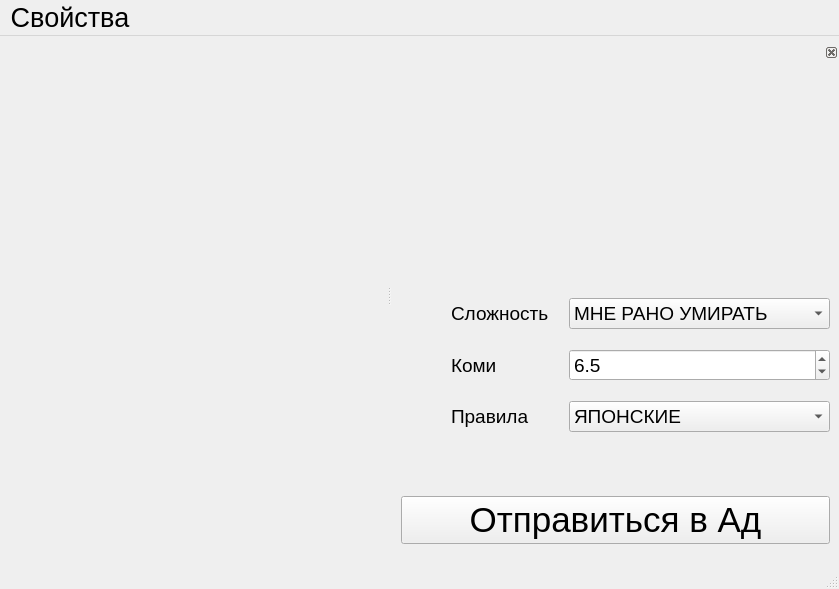
<?xml version="1.0" encoding="UTF-8"?>
<ui version="4.0">
 <class>MainWindow</class>
 <widget class="QMainWindow" name="MainWindow">
  <property name="geometry">
   <rect>
    <x>0</x>
    <y>0</y>
    <width>839</width>
    <height>589</height>
   </rect>
  </property>
  <property name="font">
   <font>
    <pointsize>20</pointsize>
   </font>
  </property>
  <property name="windowTitle">
   <string>BinGo</string>
  </property>
  <widget class="QWidget" name="centralwidget">
   <layout class="QVBoxLayout" name="verticalLayout"/>
  </widget>
  <widget class="QMenuBar" name="menubar">
   <property name="geometry">
    <rect>
     <x>0</x>
     <y>0</y>
     <width>839</width>
     <height>33</height>
    </rect>
   </property>
   <widget class="QMenu" name="menu">
    <property name="title">
     <string>Свойства</string>
    </property>
    <addaction name="action"/>
   </widget>
   <addaction name="menu"/>
  </widget>
  <widget class="QStatusBar" name="statusbar"/>
  <widget class="QDockWidget" name="dockWidget">
   <property name="features">
    <set>QDockWidget::DockWidgetFeature::DockWidgetClosable|QDockWidget::DockWidgetFeature::DockWidgetMovable</set>
   </property>
   <property name="allowedAreas">
    <set>Qt::DockWidgetArea::LeftDockWidgetArea|Qt::DockWidgetArea::RightDockWidgetArea</set>
   </property>
   <attribute name="dockWidgetArea">
    <number>2</number>
   </attribute>
   <widget class="QWidget" name="dockWidgetContents">
    <layout class="QVBoxLayout" name="verticalLayout_2">
     <property name="spacing">
      <number>20</number>
     </property>
     <property name="bottomMargin">
      <number>9</number>
     </property>
     <item>
      <widget class="QLabel" name="difficultImageLable">
       <property name="sizePolicy">
        <sizepolicy hsizetype="Preferred" vsizetype="Preferred">
         <horstretch>0</horstretch>
         <verstretch>0</verstretch>
        </sizepolicy>
       </property>
       <property name="minimumSize">
        <size>
         <width>200</width>
         <height>200</height>
        </size>
       </property>
       <property name="maximumSize">
        <size>
         <width>16777215</width>
         <height>16777215</height>
        </size>
       </property>
       <property name="baseSize">
        <size>
         <width>0</width>
         <height>0</height>
        </size>
       </property>
       <property name="text">
        <string/>
       </property>
       <property name="textFormat">
        <enum>Qt::TextFormat::AutoText</enum>
       </property>
       <property name="scaledContents">
        <bool>false</bool>
       </property>
       <property name="alignment">
        <set>Qt::AlignmentFlag::AlignCenter</set>
       </property>
       <property name="margin">
        <number>0</number>
       </property>
      </widget>
     </item>
     <item>
      <layout class="QGridLayout" name="gridLayout">
       <item row="0" column="2">
        <widget class="QComboBox" name="difficultComboBox">
         <property name="font">
          <font>
           <pointsize>14</pointsize>
          </font>
         </property>
         <property name="iconSize">
          <size>
           <width>40</width>
           <height>40</height>
          </size>
         </property>
         <item>
          <property name="text">
           <string>МНЕ РАНО УМИРАТЬ</string>
          </property>
         </item>
         <item>
          <property name="text">
           <string>СДЕЛАЙ МНЕ БОЛЬНО</string>
          </property>
         </item>
         <item>
          <property name="text">
           <string>УЛЬТРА-ЖЕСТОКОСТЬ</string>
          </property>
         </item>
         <item>
          <property name="text">
           <string>КОШМАР</string>
          </property>
         </item>
         <item>
          <property name="text">
           <string>АБСОЛЮТНЫЙ КОШМАР</string>
          </property>
         </item>
        </widget>
       </item>
       <item row="1" column="2">
        <widget class="QDoubleSpinBox" name="doubleSpinBox">
         <property name="font">
          <font>
           <pointsize>14</pointsize>
          </font>
         </property>
         <property name="decimals">
          <number>1</number>
         </property>
         <property name="minimum">
          <double>-150.000000000000000</double>
         </property>
         <property name="maximum">
          <double>150.000000000000000</double>
         </property>
         <property name="singleStep">
          <double>1.000000000000000</double>
         </property>
         <property name="stepType">
          <enum>QAbstractSpinBox::StepType::DefaultStepType</enum>
         </property>
         <property name="value">
          <double>6.500000000000000</double>
         </property>
        </widget>
       </item>
       <item row="2" column="1">
        <widget class="QLabel" name="label_2">
         <property name="font">
          <font>
           <pointsize>14</pointsize>
          </font>
         </property>
         <property name="text">
          <string>Правила</string>
         </property>
        </widget>
       </item>
       <item row="1" column="1">
        <widget class="QLabel" name="label">
         <property name="font">
          <font>
           <pointsize>14</pointsize>
          </font>
         </property>
         <property name="text">
          <string>Коми</string>
         </property>
        </widget>
       </item>
       <item row="0" column="1">
        <widget class="QLabel" name="difficultLable">
         <property name="font">
          <font>
           <pointsize>14</pointsize>
          </font>
         </property>
         <property name="text">
          <string>Сложность</string>
         </property>
        </widget>
       </item>
       <item row="2" column="2">
        <widget class="QComboBox" name="comboBox">
         <property name="font">
          <font>
           <pointsize>14</pointsize>
          </font>
         </property>
         <item>
          <property name="text">
           <string>ЯПОНСКИЕ</string>
          </property>
         </item>
         <item>
          <property name="text">
           <string>КИТАЙСКИЕ</string>
          </property>
         </item>
         <item>
          <property name="text">
           <string>КОРЕЙСКИЕ</string>
          </property>
         </item>
         <item>
          <property name="text">
           <string>TROMP-TAYLOR</string>
          </property>
         </item>
         <item>
          <property name="text">
           <string>AGA</string>
          </property>
         </item>
        </widget>
       </item>
       <item row="0" column="0">
        <widget class="QLabel" name="levelUpImageLable">
         <property name="minimumSize">
          <size>
           <width>30</width>
           <height>30</height>
          </size>
         </property>
         <property name="text">
          <string/>
         </property>
        </widget>
       </item>
      </layout>
     </item>
     <item>
      <spacer name="verticalSpacer">
       <property name="orientation">
        <enum>Qt::Orientation::Vertical</enum>
       </property>
       <property name="sizeHint" stdset="0">
        <size>
         <width>20</width>
         <height>441</height>
        </size>
       </property>
      </spacer>
     </item>
     <item>
      <widget class="QPushButton" name="startPushButton">
       <property name="font">
        <font>
         <pointsize>26</pointsize>
        </font>
       </property>
       <property name="text">
        <string>Отправиться в Ад</string>
       </property>
      </widget>
     </item>
    </layout>
   </widget>
  </widget>
  <action name="action">
   <property name="text">
    <string>О системе</string>
   </property>
  </action>
 </widget>
 <resources/>
 <connections/>
</ui>
